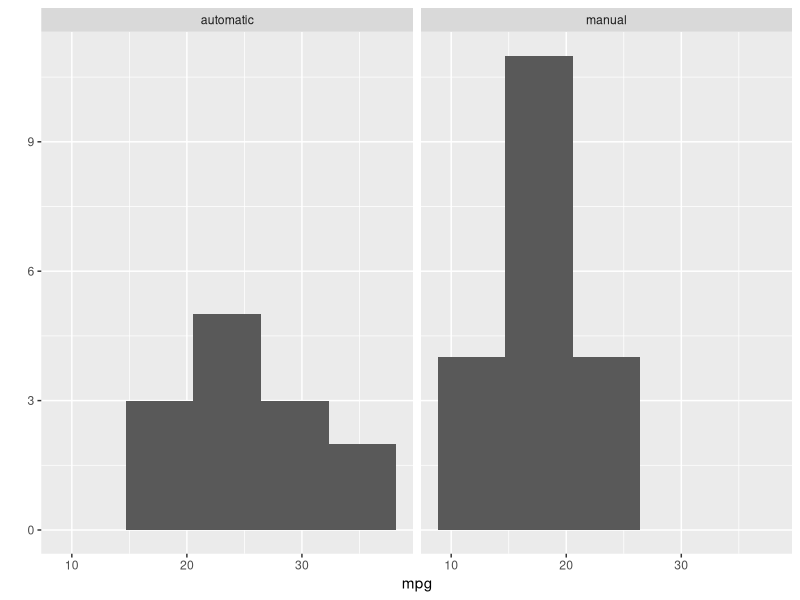
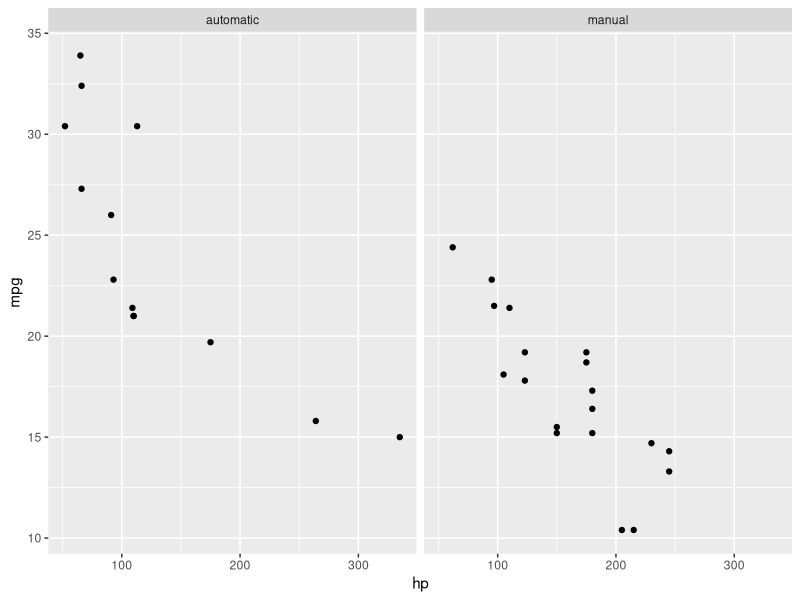
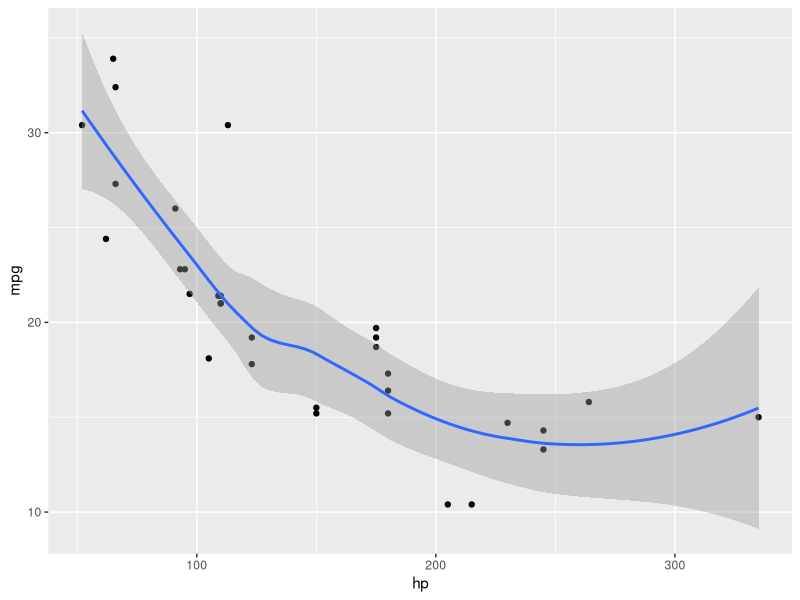

R code for these plots, in order:
library(ggplot2)
data(mtcars)

mtcars[mtcars$am==1,"am"] <- "automatic" 
mtcars[mtcars$am==0,"am"] <- "manual"

#histogram
qplot(mpg, data=mtcars, geom="histogram", bins=5)+facet_wrap(~am)

box_gear <- qplot(as.factor(gear), mpg, data=mtcars)+geom_boxplot()
box_gear <- box_gear+facet_wrap(~am)+theme_bw()

box_cyl <- qplot(as.factor(cyl), mpg, data=mtcars)+geom_boxplot()
box_cyl <- box_cyl+facet_wrap(~am)+theme_bw()

#what is the relationship between hp and mpg?
mpg_hp_line_graph <- qplot(hp, mpg, data=mtcars)

#this is with automatic and manual transmission. What happens if we break these data up by transmission type?
mpg_hp_line_graph+facet_wrap(~am)

#Neat graph, but doesn't tell us very much.
mpg_hp_line_graph+geom_smooth()

#let's make a single figure with 2 different regression lines to visually inspect these data to gain more insight into these relationships
#lowess
#mpg_hp_line_graph <- qplot(hp, mpg, data=mtcars, col=am)+geom_smooth()

#lm
mpg_hp_line_graph <- qplot(hp, mpg, data=mtcars, col=am)+geom_smooth(method="lm")

#So let's bring is all together
mpg_hp_gear_trans_cyl <- qplot(hp, mpg, data=mtcars, geom="blank")+facet_grid(gear~am)+geom_smooth(method="lm")+geom_point(aes(color=as.factor(cyl)))
